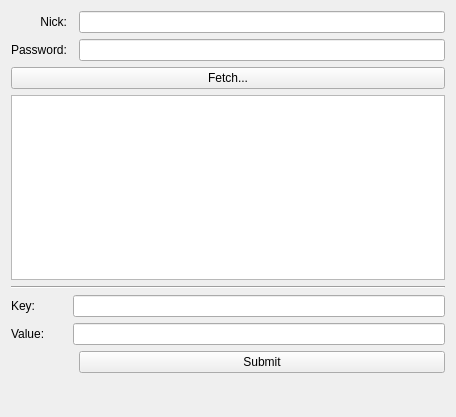
<?xml version="1.0" encoding="UTF-8"?>
<ui version="4.0">
 <class>PrivateDataWidget</class>
 <widget class="QWidget" name="PrivateDataWidget">
  <property name="geometry">
   <rect>
    <x>0</x>
    <y>0</y>
    <width>456</width>
    <height>417</height>
   </rect>
  </property>
  <property name="windowTitle">
   <string comment="KDE::DoNotExtract">Form</string>
  </property>
  <layout class="QGridLayout" name="gridLayout">
   <item row="9" column="0">
    <spacer name="verticalSpacer">
     <property name="orientation">
      <enum>Qt::Vertical</enum>
     </property>
     <property name="sizeHint" stdset="0">
      <size>
       <width>20</width>
       <height>40</height>
      </size>
     </property>
    </spacer>
   </item>
   <item row="0" column="0">
    <widget class="QLabel" name="nickLabel">
     <property name="text">
      <string>Nick:</string>
     </property>
     <property name="alignment">
      <set>Qt::AlignRight|Qt::AlignTrailing|Qt::AlignVCenter</set>
     </property>
    </widget>
   </item>
   <item row="0" column="2">
    <widget class="KLineEdit" name="nick"/>
   </item>
   <item row="3" column="0" colspan="3">
    <widget class="QListWidget" name="keyValueView"/>
   </item>
   <item row="1" column="0">
    <widget class="QLabel" name="passwordLabel">
     <property name="text">
      <string>Password:</string>
     </property>
    </widget>
   </item>
   <item row="1" column="2">
    <widget class="QLineEdit" name="password">
     <property name="echoMode">
      <enum>QLineEdit::Password</enum>
     </property>
    </widget>
   </item>
   <item row="2" column="0" colspan="3">
    <widget class="QPushButton" name="fetchButton">
     <property name="text">
      <string>Fetch...</string>
     </property>
    </widget>
   </item>
   <item row="4" column="0" colspan="3">
    <widget class="Line" name="line">
     <property name="orientation">
      <enum>Qt::Horizontal</enum>
     </property>
    </widget>
   </item>
   <item row="5" column="0">
    <widget class="QLabel" name="keyLabel">
     <property name="text">
      <string>Key:</string>
     </property>
    </widget>
   </item>
   <item row="6" column="0">
    <widget class="QLabel" name="valueLabel">
     <property name="text">
      <string>Value:</string>
     </property>
    </widget>
   </item>
   <item row="6" column="1" colspan="2">
    <widget class="QLineEdit" name="value"/>
   </item>
   <item row="5" column="1" colspan="2">
    <widget class="QLineEdit" name="key"/>
   </item>
   <item row="7" column="2">
    <widget class="QPushButton" name="submitButton">
     <property name="text">
      <string>Submit</string>
     </property>
    </widget>
   </item>
  </layout>
 </widget>
 <customwidgets>
  <customwidget>
   <class>KLineEdit</class>
   <extends>QLineEdit</extends>
   <header>klineedit.h</header>
  </customwidget>
 </customwidgets>
 <resources/>
 <connections/>
</ui>
